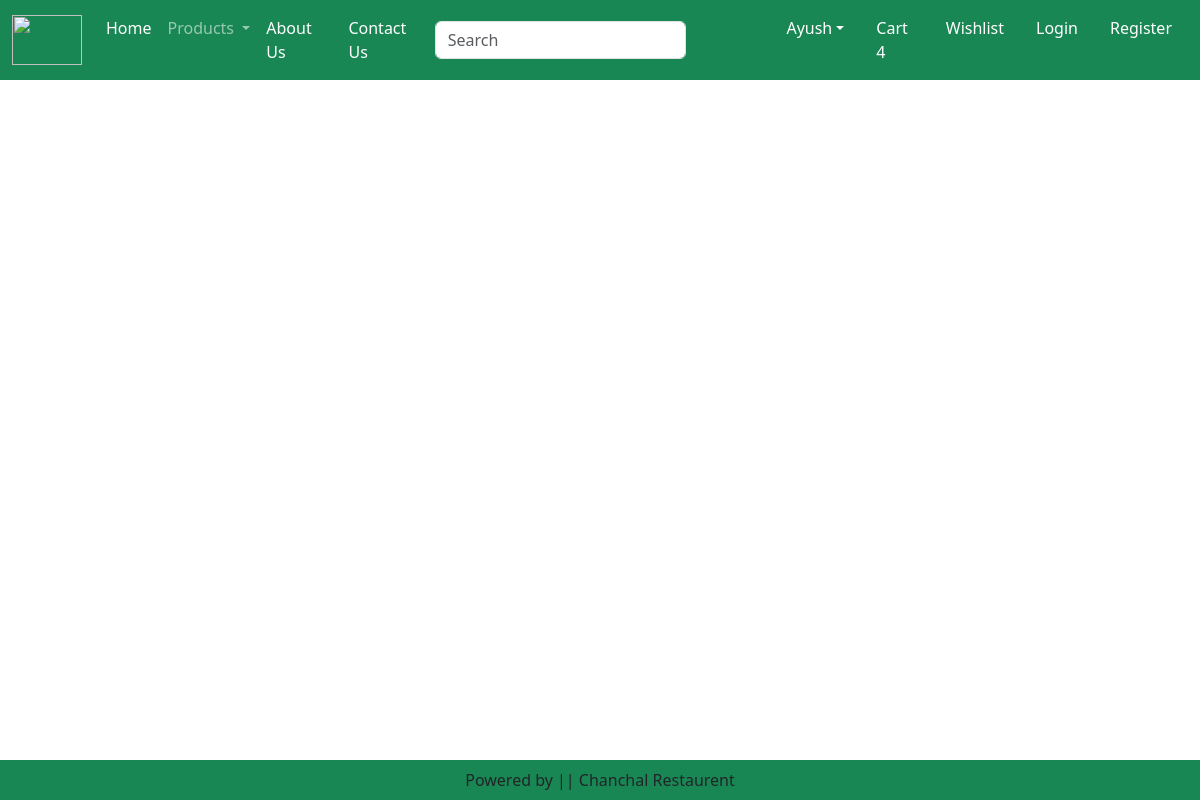
Before: /category/CD with the older database file.
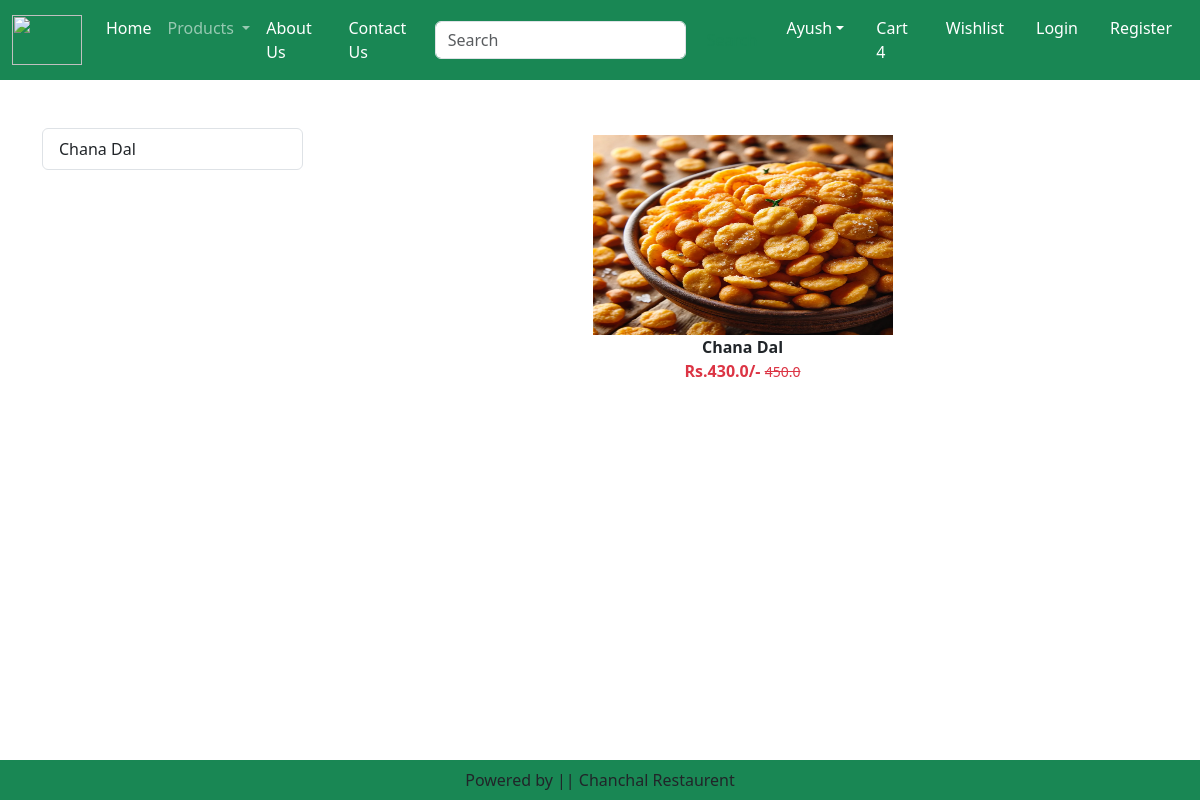
After: the same page with the newer database file.
### home/models.py (models this page shows, shortened)
class Product(models.Model):
    title = models.CharField(max_length=100)
    sp = models.FloatField()
    dp = models.FloatField()
    desc = models.TextField()
    composition = models.TextField(default='')
    prodapp = models.TextField(default='')
    category = models.CharField(choices=CATEGORY_CHOICES, max_length=2)
    product_image = models.ImageField(upload_to='product')

### home/views.py (the view)
# urls.py: path('category/<slug:val>', views.CategoryView.as_view(), name='category'),
class CategoryView(View):
    def get(self, request, val):
        product = Product.objects.filter(category=val)
        title = Product.objects.filter(category=val).values('title')
        return render(request, 'home/category.html', locals())

### home/templates/home/category.html (shortened to what this page needs)
{% extends 'home/base.html' %}
{% load static %}
{% block main-content %}
    <div class="container my-5">
        <div class="row">
            <div class="col-sm-3">
                <div class="list-group">
                    {% for val in title %}
                        <a href="{% url 'category-title' val.title %}" class="list-group-item list-group-item-action" aria-current="true">{{val.title}}</a>
                    {% endfor %}
                </div>
            </div>
            <div class="col-sm-9">
                <div class="row">
                    {% for prod in product %}
                        <div class="col text-center mb-4">
                            <a href="{% url 'product-detail' prod.id %}" class="btn">
                                <div>
                                    <img src="{{ prod.product_image.url }}" width="300px" height="200px"/>
                                    <div class="fw-bold">{{prod.title}}</div>
                                    <div class="fw-bold text-danger">
                                        Rs.{{prod.dp}}/-
                                        <small class="fw-light text-decoration-line-through">{{prod.sp}}</small>
                                    </div>
                                </div>
                            </a>
                        </div>
                    {% endfor %}
                </div>
            </div>
        </div>
    </div>
{% endblock main-content %}

### home/templates/home/base.html (shortened to what this page needs)
<!DOCTYPE html>
{% load static %}
<html lang="en">
<head>
    <link href="https://cdn.jsdelivr.net/npm/bootstrap@5.3.3/dist/css/bootstrap.min.css" rel="stylesheet">
    <link rel="stylesheet" href="{% static 'home/css/owl.carousel.min.css' %}"/>
    <link rel="stylesheet" href="{% static 'home/css/all.min.css' %}"/>
    <link rel="stylesheet" href="{% static 'home/css/style.css' %}"/>
</head>
<body>
    <nav class="navbar navbar-expand-lg navbar-dark bg-success">
        <div class="container-fluid">
          <a class="navbar-brand" href="#">
            <img src="{% static 'home/images/neel.png' %}" width="70" height="50">
          </a>
          <div class="collapse navbar-collapse" id="navbarSupportedContent">
            <ul class="navbar-nav me-auto mb-2 mb-lg-0">
              <li class="nav-item">
                <a class="nav-link active" aria-current="page" href="/">Home</a>
              </li>
              <li class="nav-item dropdown">
                <a class="nav-link dropdown-toggle" href="#" role="button" data-bs-toggle="dropdown" aria-expanded="false">
                  Products
                </a>
              </li>
              <li class="nav-item">
                <a class="nav-link text-white" href="{% url 'about' %}">About Us</a>
              </li>
              <li class="nav-item">
                <a class="nav-link text-white" href="{% url 'contact' %}">Contact Us</a>
              </li>
            </ul>
            <form class="d-flex" role="search">
              <input class="form-control me-2" type="search" placeholder="Search" aria-label="Search">
              <button class="btn btn-outline-success" type="submit">Search</button>
            </form>
          </div>
          <ul class="navbar-nav me-auto mb-2 mb-lg-0">
            <li class="nav-item dropdown mx-2">
              <a class="nav-link active dropdown-toggle text-white" href="#" id="profileDropdown" role="button" data-bs-toggle="dropdown" aria-expanded="false">Ayush</a>
            </li>
            <li class="nav-item mx-2">
              <a href="#" class="nav-link text-white">Cart 4</a>
            </li>
            <li class="nav-item mx-2">
              <a href="#" class="nav-link text-white">Wishlist</a>
            </li>
            <li class="nav-item mx-2">
              <a href="#" class="nav-link text-white">Login</a>
            </li>
            <li class="nav-item mx-2">
              <a href="#" class="nav-link text-white">Register</a>
            </li>
          </ul>
        </div>
      </nav>
      {% block main-content %} {% endblock main-content %}
      <footer class="container-fluid fixed-bottom bg-success text-center p-2 mt-5">
        Powered by || Chanchal Restaurent
      </footer>
</body>
</html>

Changed rows visible on the page:
added Product: product_image (picture), title "Chana Dal", dp "430.0", sp "450.0"
Other visible differences:
new list line: "Chana Dal"
